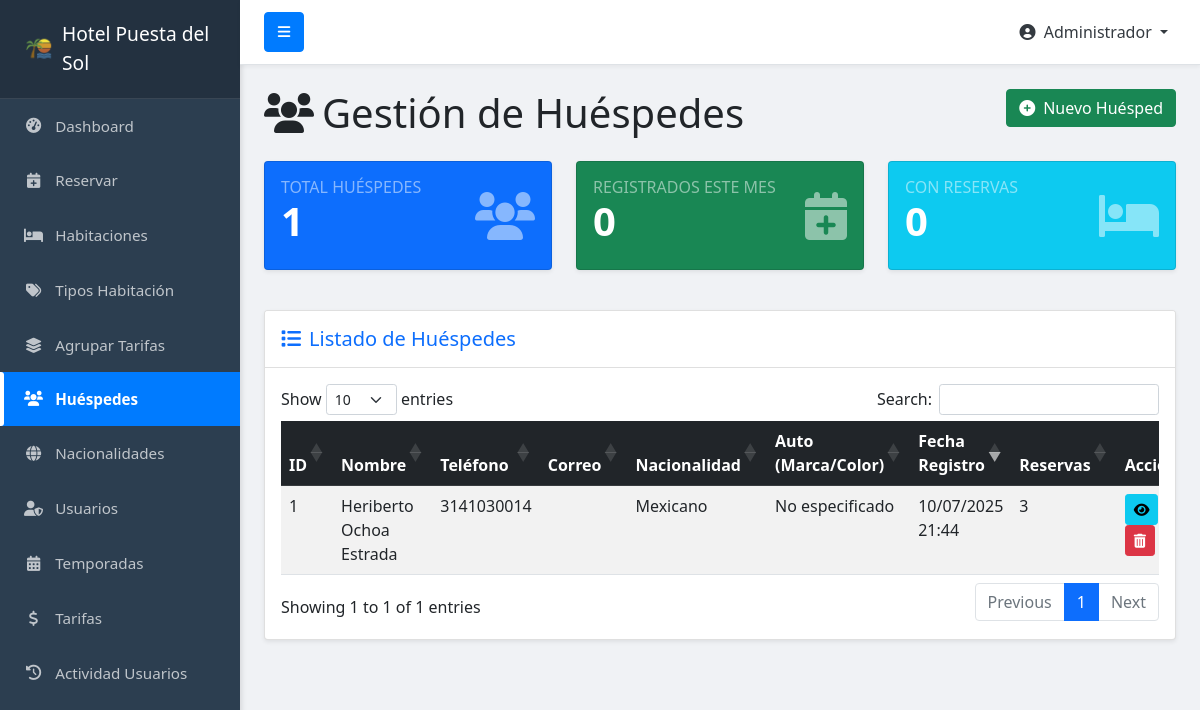
Screenshot of /sol/huesped/huespedes.php (signed in) with the database file from the repository.
### tables this page shows
CREATE TABLE `huespedes` (
  `id` int(11) NOT NULL,
  `nombre` varchar(100) DEFAULT NULL,
  `telefono` varchar(20) DEFAULT NULL,
  `correo` varchar(100) DEFAULT NULL,
  `id_nacionalidad` int(11) DEFAULT NULL,
  `auto_marca` varchar(100) DEFAULT NULL,
  `auto_color` varchar(50) DEFAULT NULL,
  `fecha_registro` timestamp NOT NULL DEFAULT CURRENT_TIMESTAMP
);

CREATE TABLE `nacionalidades` (
  `id` int(11) NOT NULL,
  `nombre` varchar(100) DEFAULT NULL
);

### sol/huesped/huespedes.php (the view, shortened to what this page needs)
<?php
require_once '../config/db_connect.php';
$query_huespedes = "SELECT h.id, h.nombre, h.telefono, h.correo, h.auto_marca, h.auto_color, h.fecha_registro,
                           n.nombre as nacionalidad_nombre,
                           (SELECT COUNT(*) FROM reservas r WHERE r.id_huesped = h.id) as total_reservas
                    FROM huespedes h
                    LEFT JOIN nacionalidades n ON h.id_nacionalidad = n.id
                    ORDER BY h.fecha_registro DESC";
$result_huespedes = mysqli_query($conn, $query_huespedes);
$stats = [];
$stats['total'] = mysqli_num_rows($result_huespedes);
$query_mes = "SELECT COUNT(*) as total FROM huespedes WHERE MONTH(fecha_registro) = MONTH(NOW()) AND YEAR(fecha_registro) = YEAR(NOW())";
$result_mes = mysqli_query($conn, $query_mes);
$stats['este_mes'] = mysqli_fetch_assoc($result_mes)['total'];
$query_activos = "SELECT COUNT(DISTINCT h.id) as total FROM huespedes h
                  INNER JOIN reservas r ON h.id = r.id_huesped
                  WHERE r.status = 'activa'";
$result_activos = mysqli_query($conn, $query_activos);
$stats['con_reservas'] = mysqli_fetch_assoc($result_activos)['total'];
?>
<!DOCTYPE html>
<html lang="es">
<head>
    <link href="https://cdn.jsdelivr.net/npm/bootstrap@5.1.3/dist/css/bootstrap.min.css" rel="stylesheet">
    <link rel="stylesheet" href="https://cdnjs.cloudflare.com/ajax/libs/font-awesome/6.0.0-beta3/css/all.min.css">
    <link rel="stylesheet" href="https://cdn.datatables.net/1.11.3/css/dataTables.bootstrap5.min.css">
    <link rel="stylesheet" href="https://cdn.jsdelivr.net/npm/sweetalert2@11/dist/sweetalert2.min.css">
</head>
<body>
    <?php require_once '../includes/sidebar.php'; ?>
    <div id="page-content-wrapper">
        <div class="container-fluid mt-4">
            <div class="row">
                <div class="col-12">
                    <h1 class="mb-4">
                        <i class="fas fa-users me-2"></i>Gestión de Huéspedes
                        <button class="btn btn-success float-end" data-bs-toggle="modal" data-bs-target="#modalCrearHuesped">
                            <i class="fas fa-plus-circle me-2"></i>Nuevo Huésped
                        </button>
                    </h1>
                </div>
            </div>
            <div class="row mb-4">
                <div class="col-md-4 mb-3">
                    <div class="card bg-primary text-white shadow-sm card-stats">
                        <div class="card-body">
                            <div class="d-flex justify-content-between align-items-center">
                                <div>
                                    <h6 class="text-uppercase text-white-50 mb-0">Total Huéspedes</h6>
                                    <h3 class="display-6 fw-bold"><?php echo $stats['total']; ?></h3>
                                </div>
                                <i class="fas fa-users fa-3x text-white-50"></i>
                            </div>
                        </div>
                    </div>
                </div>
                <div class="col-md-4 mb-3">
                    <div class="card bg-success text-white shadow-sm card-stats">
                        <div class="card-body">
                            <div class="d-flex justify-content-between align-items-center">
                                <div>
                                    <h6 class="text-uppercase text-white-50 mb-0">Registrados Este Mes</h6>
                                    <h3 class="display-6 fw-bold"><?php echo $stats['este_mes']; ?></h3>
                                </div>
                                <i class="fas fa-calendar-plus fa-3x text-white-50"></i>
                            </div>
                        </div>
                    </div>
                </div>
                <div class="col-md-4 mb-3">
                    <div class="card bg-info text-white shadow-sm card-stats">
                        <div class="card-body">
                            <div class="d-flex justify-content-between align-items-center">
                                <div>
                                    <h6 class="text-uppercase text-white-50 mb-0">Con Reservas</h6>
                                    <h3 class="display-6 fw-bold"><?php echo $stats['con_reservas']; ?></h3>
                                </div>
                                <i class="fas fa-bed fa-3x text-white-50"></i>
                            </div>
                        </div>
                    </div>
                </div>
            </div>
            <div class="card shadow-sm mb-4">
                <div class="card-header bg-white py-3">
                    <h5 class="mb-0 text-primary"><i class="fas fa-list me-2"></i>Listado de Huéspedes</h5>
                </div>
                <div class="card-body">
                    <div class="table-responsive">
                        <table id="huespedesTable" class="table table-hover table-striped" style="width:100%">
                            <thead class="table-dark">
                                <tr>
                                    <th>ID</th>
                                    <th>Nombre</th>
                                    <th>Teléfono</th>
                                    <th>Correo</th>
                                    <th>Nacionalidad</th>
                                    <th>Auto (Marca/Color)</th>
                                    <th>Fecha Registro</th>
                                    <th>Reservas</th>
                                    <th>Acciones</th>
                                </tr>
                            </thead>
                            <tbody>
                                <?php mysqli_data_seek($result_huespedes, 0); ?>
                                <?php while ($huesped = mysqli_fetch_assoc($result_huespedes)): ?>
                                    <tr>
                                        <td><?php echo htmlspecialchars($huesped['id']); ?></td>
                                        <td><?php echo htmlspecialchars($huesped['nombre']); ?></td>
                                        <td><?php echo htmlspecialchars($huesped['telefono']); ?></td>
                                        <td><?php echo htmlspecialchars($huesped['correo']); ?></td>
                                        <td><?php echo htmlspecialchars($huesped['nacionalidad_nombre'] ?? 'Sin especificar'); ?></td>
                                        <td><?php echo htmlspecialchars(($huesped['auto_marca'] ? $huesped['auto_marca'] . ' / ' . $huesped['auto_color'] : 'No especificado')); ?></td>
                                        <td><?php echo date('d/m/Y H:i', strtotime($huesped['fecha_registro'])); ?></td>
                                        <td><?php echo htmlspecialchars($huesped['total_reservas']); ?></td>
                                        <td>
                                            <button class="btn btn-sm btn-info ver-detalles-btn" data-id="<?php echo $huesped['id']; ?>" title="Ver Detalles">
                                                <i class="fas fa-eye"></i>
                                            </button>
                                            <button class="btn btn-sm btn-danger eliminar-btn" data-id="<?php echo $huesped['id']; ?>" title="Eliminar">
                                                <i class="fas fa-trash-alt"></i>
                                            </button>
                                        </td>
                                    </tr>
                                <?php endwhile; ?>
                            </tbody>
                        </table>
                    </div>
                </div>
            </div>
        </div>
    </div>
</body>
</html>

### sol/huesped/huespedes.php (style rules this page uses)
body { overflow-x: hidden; background-color: #f8f9fa; }
.card-stats { transition: transform 0.2s; }

### sol/includes/sidebar.php (style rules this page uses)
body { overflow-x: hidden; background-color: #f0f2f5; }
#page-content-wrapper { min-width: 100vw; }
@media (min-width: 768px) { #page-content-wrapper { min-width: 0; width: 100%; } }

### rows the page displays
huespedes: id "1", nombre "Heriberto Ochoa Estrada", telefono "3141030014", id_nacionalidad.nombre "Mexicano", auto_marca "No especificado", fecha_registro "10/07/2025 21:44", total_reservas "3"

### other values shown
$_SESSION['nombre'] "Administrador"
$stats['total'] "1"
$stats['este_mes'] "0"
$stats['con_reservas'] "0"
